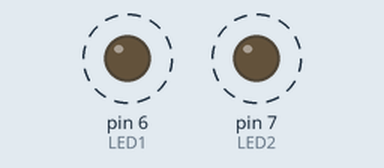
Recording of a sketch running on a simulated Arduino Uno, built with avr-gcc and run on an emulated ATmega328P. Parts: output pins drawn as LEDs (lit = HIGH). Dashed ring = blinking.

Above: at 0.2 s.
Timing chart, 0 to 4.6 s (numbered marks = the images above):
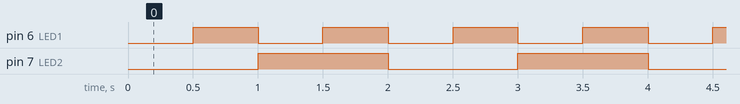

Measured:
- by itself, pin 6 (LED1): alternates HIGH for 0.50 s and LOW for 0.50 s
- by itself, pin 7 (LED2): alternates HIGH for 1.0 s and LOW for 1.0 s
- by itself, everything shown: repeats every 2.0 s, in 4 steps

The sketch:

ex04_02_08_b.ino
```cpp
// 0.5초와 1초마다 LED 점멸 2 (완성)

#define LED1 6
#define LED2 7
boolean state1 = false, state2 = false;
unsigned long current_time, prev_time1, prev_time2;

void setup() {
  pinMode(LED1, OUTPUT);
  pinMode(LED2, OUTPUT);
}

void loop() {
  current_time = millis();
  if (current_time - prev_time1 >= 500) {
    prev_time1 = current_time;
    state1 = !state1;
    digitalWrite(LED1, state1);
  }
  if (current_time - prev_time2 >= 1000) {
    prev_time2 = current_time;
    state2 = !state2;
    digitalWrite(LED2, state2);
  }
}
```
